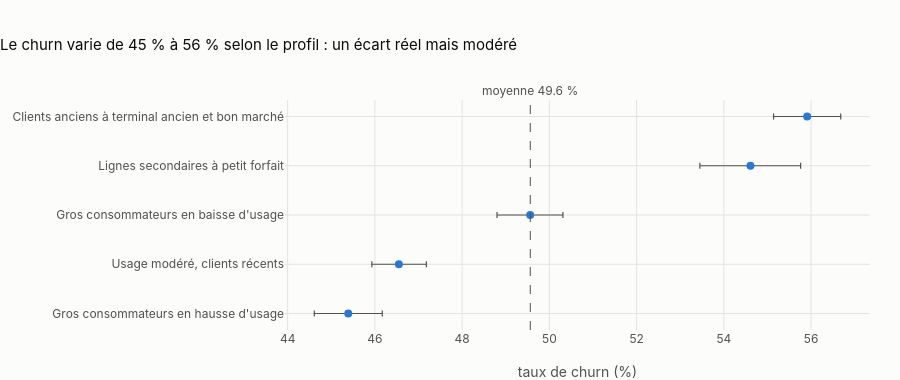

Notebook code cell kept with this figure:
### Code cell
overall = 100 * train[cfg.data.target].mean()
publish(rate_chart(seg_rates, "Le churn varie de 45 % à 56 % selon le profil : un écart réel mais modéré",
                   overall, horizontal=True), "02b_churn_par_cluster", width=1000)

### Figure 1 — Plotly figure (JSON) as saved in the notebook; plotly's stock layout.template omitted (floating-point values rounded to 4 significant figures)
{"data": [{"customdata": [[16120.0, 55.14, 56.68], [7118.0, 53.45, 55.76], [16890.0, 48.8, 50.31], [24360.0, 45.93, 47.18], [15520.0, 44.61, 46.17]], "error_x": {"array": [0.77, 1.15, 0.75, 0.63, 0.78], "arrayminus": [0.77, 1.16, 0.76, 0.62, 0.78], "color": "#52514e", "symmetric": false, "thickness": 1.2, "type": "data", "width": 3}, "hovertemplate": "%{customdata[0]:,} clients<br>churn %{x:.1f} % [IC %{customdata[1]:.1f} ; %{customdata[2]:.1f}]<extra></extra>", "line": {"color": "#2a78d6", "width": 2}, "marker": {"color": "#2a78d6", "size": 8}, "mode": "markers", "showlegend": false, "type": "scatter", "x": [55.91, 54.61, 49.56, 46.55, 45.39], "y": ["Clients anciens à terminal ancien et bon marché", "Lignes secondaires à petit forfait", "Gros consommateurs en baisse d'usage", "Usage modéré, clients récents", "Gros consommateurs en hausse d'usage"]}], "layout": {"annotations": [{"font": {"color": "#52514e"}, "showarrow": false, "text": "moyenne 49.6 %", "x": 49.56, "xanchor": "center", "xref": "x", "y": 1, "yanchor": "bottom", "yref": "y domain"}], "height": 380, "shapes": [{"line": {"color": "#52514e", "dash": "dash", "width": 1}, "type": "line", "x0": 49.56, "x1": 49.56, "xref": "x", "y0": 0, "y1": 1, "yref": "y domain"}], "title": {"text": "Le churn varie de 45 % à 56 % selon le profil : un écart réel mais modéré"}, "xaxis": {"title": {"text": "taux de churn (%)"}}, "yaxis": {"autorange": "reversed", "type": "category"}}}
